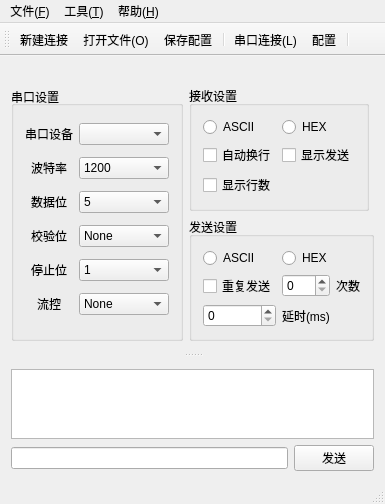
<?xml version="1.0" encoding="UTF-8"?>
<ui version="4.0">
 <class>MainWindow</class>
 <widget class="QMainWindow" name="MainWindow">
  <property name="windowModality">
   <enum>Qt::NonModal</enum>
  </property>
  <property name="geometry">
   <rect>
    <x>0</x>
    <y>0</y>
    <width>356</width>
    <height>434</height>
   </rect>
  </property>
  <property name="sizePolicy">
   <sizepolicy hsizetype="Preferred" vsizetype="Preferred">
    <horstretch>0</horstretch>
    <verstretch>0</verstretch>
   </sizepolicy>
  </property>
  <property name="maximumSize">
   <size>
    <width>600</width>
    <height>800</height>
   </size>
  </property>
  <property name="windowTitle">
   <string>串口通信</string>
  </property>
  <widget class="QWidget" name="centralWidget">
   <layout class="QGridLayout" name="gridLayout_5">
    <item row="0" column="0">
     <widget class="QTextEdit" name="textEdit">
      <property name="sizePolicy">
       <sizepolicy hsizetype="Expanding" vsizetype="Expanding">
        <horstretch>0</horstretch>
        <verstretch>0</verstretch>
       </sizepolicy>
      </property>
      <property name="readOnly">
       <bool>true</bool>
      </property>
     </widget>
    </item>
    <item row="1" column="0">
     <layout class="QHBoxLayout" name="horizontalLayout">
      <item>
       <widget class="QLineEdit" name="lineEdit"/>
      </item>
      <item>
       <widget class="QPushButton" name="send">
        <property name="text">
         <string>发送</string>
        </property>
       </widget>
      </item>
     </layout>
    </item>
   </layout>
  </widget>
  <widget class="QMenuBar" name="menuBar">
   <property name="geometry">
    <rect>
     <x>0</x>
     <y>0</y>
     <width>356</width>
     <height>20</height>
    </rect>
   </property>
   <widget class="QMenu" name="menu_F">
    <property name="title">
     <string>文件(&amp;F)</string>
    </property>
    <addaction name="action_N"/>
    <addaction name="action_O"/>
    <addaction name="action_S"/>
   </widget>
   <widget class="QMenu" name="menu_T">
    <property name="title">
     <string>工具(&amp;T)</string>
    </property>
    <addaction name="action_L"/>
    <addaction name="action_C"/>
    <addaction name="action_T"/>
   </widget>
   <widget class="QMenu" name="menu_H">
    <property name="title">
     <string>帮助(&amp;H)</string>
    </property>
    <addaction name="action_A"/>
   </widget>
   <addaction name="menu_F"/>
   <addaction name="menu_T"/>
   <addaction name="menu_H"/>
  </widget>
  <widget class="QToolBar" name="mainToolBar">
   <attribute name="toolBarArea">
    <enum>TopToolBarArea</enum>
   </attribute>
   <attribute name="toolBarBreak">
    <bool>false</bool>
   </attribute>
   <addaction name="action_N"/>
   <addaction name="action_O"/>
   <addaction name="action_S"/>
   <addaction name="separator"/>
   <addaction name="action_L"/>
   <addaction name="action_C"/>
   <addaction name="separator"/>
  </widget>
  <widget class="QStatusBar" name="statusBar"/>
  <widget class="QDockWidget" name="dockWidget">
   <property name="minimumSize">
    <size>
     <width>340</width>
     <height>251</height>
    </size>
   </property>
   <property name="sizeIncrement">
    <size>
     <width>0</width>
     <height>0</height>
    </size>
   </property>
   <property name="baseSize">
    <size>
     <width>0</width>
     <height>0</height>
    </size>
   </property>
   <property name="layoutDirection">
    <enum>Qt::LeftToRight</enum>
   </property>
   <property name="floating">
    <bool>false</bool>
   </property>
   <property name="features">
    <set>QDockWidget::NoDockWidgetFeatures</set>
   </property>
   <attribute name="dockWidgetArea">
    <number>4</number>
   </attribute>
   <widget class="QWidget" name="dockWidgetContents">
    <layout class="QGridLayout" name="gridLayout_4">
     <item row="0" column="0" rowspan="2">
      <widget class="QGroupBox" name="groupBox">
       <property name="sizePolicy">
        <sizepolicy hsizetype="Fixed" vsizetype="Preferred">
         <horstretch>0</horstretch>
         <verstretch>0</verstretch>
        </sizepolicy>
       </property>
       <property name="mouseTracking">
        <bool>false</bool>
       </property>
       <property name="focusPolicy">
        <enum>Qt::NoFocus</enum>
       </property>
       <property name="contextMenuPolicy">
        <enum>Qt::DefaultContextMenu</enum>
       </property>
       <property name="acceptDrops">
        <bool>false</bool>
       </property>
       <property name="layoutDirection">
        <enum>Qt::LeftToRight</enum>
       </property>
       <property name="autoFillBackground">
        <bool>false</bool>
       </property>
       <property name="title">
        <string>串口设置</string>
       </property>
       <property name="alignment">
        <set>Qt::AlignLeading|Qt::AlignLeft|Qt::AlignVCenter</set>
       </property>
       <layout class="QGridLayout" name="gridLayout">
        <property name="sizeConstraint">
         <enum>QLayout::SetDefaultConstraint</enum>
        </property>
        <item row="0" column="0">
         <widget class="QLabel" name="label">
          <property name="layoutDirection">
           <enum>Qt::LeftToRight</enum>
          </property>
          <property name="text">
           <string>串口设备</string>
          </property>
          <property name="alignment">
           <set>Qt::AlignCenter</set>
          </property>
         </widget>
        </item>
        <item row="0" column="1">
         <widget class="QComboBox" name="cdev"/>
        </item>
        <item row="1" column="0">
         <widget class="QLabel" name="label_2">
          <property name="layoutDirection">
           <enum>Qt::LeftToRight</enum>
          </property>
          <property name="text">
           <string>波特率</string>
          </property>
          <property name="textFormat">
           <enum>Qt::AutoText</enum>
          </property>
          <property name="alignment">
           <set>Qt::AlignCenter</set>
          </property>
         </widget>
        </item>
        <item row="1" column="1">
         <widget class="QComboBox" name="cbps">
          <item>
           <property name="text">
            <string>1200</string>
           </property>
          </item>
          <item>
           <property name="text">
            <string>2400</string>
           </property>
          </item>
          <item>
           <property name="text">
            <string>4800</string>
           </property>
          </item>
          <item>
           <property name="text">
            <string>9600</string>
           </property>
          </item>
          <item>
           <property name="text">
            <string>19200</string>
           </property>
          </item>
          <item>
           <property name="text">
            <string>custom</string>
           </property>
          </item>
         </widget>
        </item>
        <item row="2" column="0">
         <widget class="QLabel" name="label_3">
          <property name="text">
           <string>数据位</string>
          </property>
          <property name="alignment">
           <set>Qt::AlignCenter</set>
          </property>
         </widget>
        </item>
        <item row="2" column="1">
         <widget class="QComboBox" name="cdatabit">
          <item>
           <property name="text">
            <string>5</string>
           </property>
          </item>
          <item>
           <property name="text">
            <string>7</string>
           </property>
          </item>
          <item>
           <property name="text">
            <string>8</string>
           </property>
          </item>
         </widget>
        </item>
        <item row="3" column="0">
         <widget class="QLabel" name="label_4">
          <property name="text">
           <string>校验位</string>
          </property>
          <property name="alignment">
           <set>Qt::AlignCenter</set>
          </property>
         </widget>
        </item>
        <item row="3" column="1">
         <widget class="QComboBox" name="ccheckbit">
          <item>
           <property name="text">
            <string>None</string>
           </property>
          </item>
          <item>
           <property name="text">
            <string>Odd</string>
           </property>
          </item>
          <item>
           <property name="text">
            <string>Even</string>
           </property>
          </item>
          <item>
           <property name="text">
            <string>Space</string>
           </property>
          </item>
         </widget>
        </item>
        <item row="4" column="0">
         <widget class="QLabel" name="label_5">
          <property name="text">
           <string>停止位</string>
          </property>
          <property name="alignment">
           <set>Qt::AlignCenter</set>
          </property>
         </widget>
        </item>
        <item row="4" column="1">
         <widget class="QComboBox" name="cstopbit">
          <item>
           <property name="text">
            <string>1</string>
           </property>
          </item>
          <item>
           <property name="text">
            <string>1.5</string>
           </property>
          </item>
          <item>
           <property name="text">
            <string>2</string>
           </property>
          </item>
         </widget>
        </item>
        <item row="5" column="0">
         <widget class="QLabel" name="label_16">
          <property name="text">
           <string>流控</string>
          </property>
          <property name="alignment">
           <set>Qt::AlignCenter</set>
          </property>
         </widget>
        </item>
        <item row="5" column="1">
         <widget class="QComboBox" name="cflowctrl">
          <item>
           <property name="text">
            <string>None</string>
           </property>
          </item>
          <item>
           <property name="text">
            <string>RTS/CTS</string>
           </property>
          </item>
          <item>
           <property name="text">
            <string>XON/XOFF</string>
           </property>
          </item>
         </widget>
        </item>
       </layout>
      </widget>
     </item>
     <item row="0" column="1">
      <widget class="QGroupBox" name="groupBox_2">
       <property name="sizePolicy">
        <sizepolicy hsizetype="Fixed" vsizetype="Fixed">
         <horstretch>0</horstretch>
         <verstretch>0</verstretch>
        </sizepolicy>
       </property>
       <property name="title">
        <string>接收设置</string>
       </property>
       <layout class="QGridLayout" name="gridLayout_2">
        <item row="1" column="1">
         <widget class="QCheckBox" name="rxBox2">
          <property name="text">
           <string>显示发送</string>
          </property>
         </widget>
        </item>
        <item row="0" column="1">
         <widget class="QRadioButton" name="rxhex">
          <property name="text">
           <string>HEX</string>
          </property>
         </widget>
        </item>
        <item row="2" column="0">
         <widget class="QCheckBox" name="rxBox3">
          <property name="text">
           <string>显示行数</string>
          </property>
         </widget>
        </item>
        <item row="1" column="0">
         <widget class="QCheckBox" name="rxBox">
          <property name="text">
           <string>自动换行</string>
          </property>
         </widget>
        </item>
        <item row="0" column="0">
         <widget class="QRadioButton" name="rxascii">
          <property name="text">
           <string>ASCII</string>
          </property>
         </widget>
        </item>
       </layout>
      </widget>
     </item>
     <item row="1" column="1">
      <widget class="QGroupBox" name="groupBox_3">
       <property name="sizePolicy">
        <sizepolicy hsizetype="Fixed" vsizetype="Fixed">
         <horstretch>0</horstretch>
         <verstretch>0</verstretch>
        </sizepolicy>
       </property>
       <property name="title">
        <string>发送设置</string>
       </property>
       <layout class="QGridLayout" name="gridLayout_3">
        <item row="0" column="0" colspan="2">
         <widget class="QRadioButton" name="txascii">
          <property name="text">
           <string>ASCII</string>
          </property>
         </widget>
        </item>
        <item row="0" column="2" colspan="2">
         <widget class="QRadioButton" name="rxhex_2">
          <property name="text">
           <string>HEX</string>
          </property>
         </widget>
        </item>
        <item row="1" column="0" colspan="2">
         <widget class="QCheckBox" name="txBox">
          <property name="text">
           <string>重复发送</string>
          </property>
         </widget>
        </item>
        <item row="1" column="2">
         <widget class="QSpinBox" name="spinBox"/>
        </item>
        <item row="1" column="3">
         <widget class="QLabel" name="label_18">
          <property name="text">
           <string>次数</string>
          </property>
         </widget>
        </item>
        <item row="2" column="2">
         <widget class="QLabel" name="label_19">
          <property name="text">
           <string>延时(ms)</string>
          </property>
         </widget>
        </item>
        <item row="2" column="0" colspan="2">
         <widget class="QSpinBox" name="spinBox2"/>
        </item>
       </layout>
      </widget>
     </item>
    </layout>
   </widget>
  </widget>
  <action name="action_N">
   <property name="icon">
    <iconset resource="Image.qrc">
     <normaloff>:/image/image/new.png</normaloff>:/image/image/new.png</iconset>
   </property>
   <property name="text">
    <string>新建连接(&amp;N)</string>
   </property>
   <property name="iconText">
    <string>新建连接</string>
   </property>
   <property name="toolTip">
    <string>新建连接</string>
   </property>
  </action>
  <action name="action_O">
   <property name="icon">
    <iconset resource="Image.qrc">
     <normaloff>:/image/image/open.png</normaloff>:/image/image/open.png</iconset>
   </property>
   <property name="text">
    <string>打开文件(&amp;O)</string>
   </property>
  </action>
  <action name="action_S">
   <property name="icon">
    <iconset resource="Image.qrc">
     <normaloff>:/image/image/save.png</normaloff>:/image/image/save.png</iconset>
   </property>
   <property name="text">
    <string>保存配置</string>
   </property>
  </action>
  <action name="action_L">
   <property name="icon">
    <iconset resource="Image.qrc">
     <normaloff>:/image/image/link.png</normaloff>:/image/image/link.png</iconset>
   </property>
   <property name="text">
    <string>串口连接(&amp;L)</string>
   </property>
  </action>
  <action name="action_A">
   <property name="icon">
    <iconset resource="Image.qrc">
     <normaloff>:/image/image/about.png</normaloff>:/image/image/about.png</iconset>
   </property>
   <property name="text">
    <string>关于(&amp;A)</string>
   </property>
  </action>
  <action name="action_C">
   <property name="checkable">
    <bool>true</bool>
   </property>
   <property name="icon">
    <iconset resource="Image.qrc">
     <normaloff>:/image/image/cofigure.png</normaloff>:/image/image/cofigure.png</iconset>
   </property>
   <property name="text">
    <string>配置</string>
   </property>
  </action>
  <action name="action_T">
   <property name="checkable">
    <bool>true</bool>
   </property>
   <property name="text">
    <string>工具栏显示</string>
   </property>
  </action>
 </widget>
 <layoutdefault spacing="6" margin="11"/>
 <resources>
  <include location="Image.qrc"/>
 </resources>
 <connections/>
</ui>
